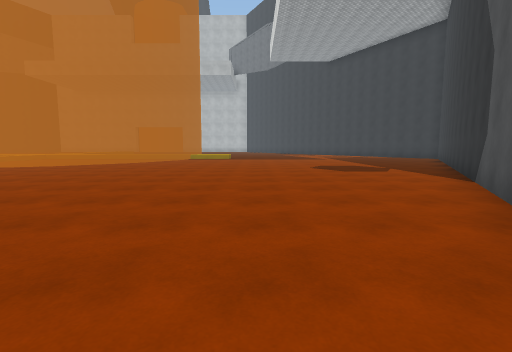
view 1 (above)

17 first-person views from a walk through a scene from a Unity 3-D project. The camera is 1.3 m above the floor, tilts 6° down and sees 85° across. The floor is counted in squares, 2 m on a side. Each view is taken from the middle of a square. On the plan, view 1 faces up. The plan holds only what a view shows up to about 9 squares ahead; the rest is blank. The place goes on beyond the plan. The player character is not drawn. Surface patterns are stand-ins for the level's own textures.

view 2
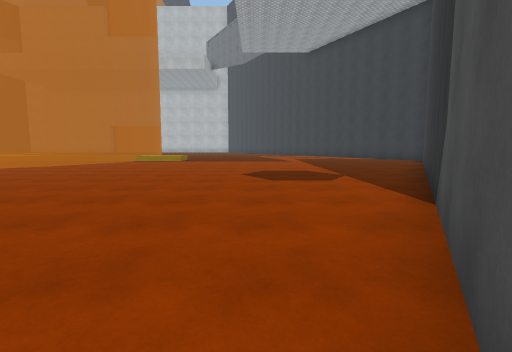

view 3
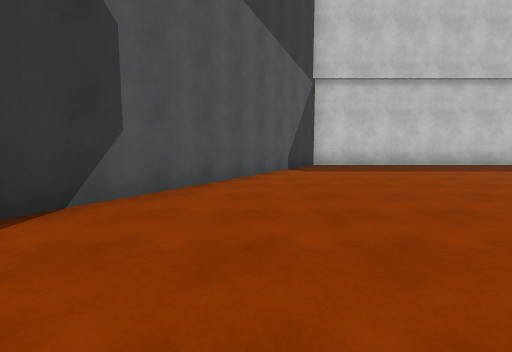

view 4
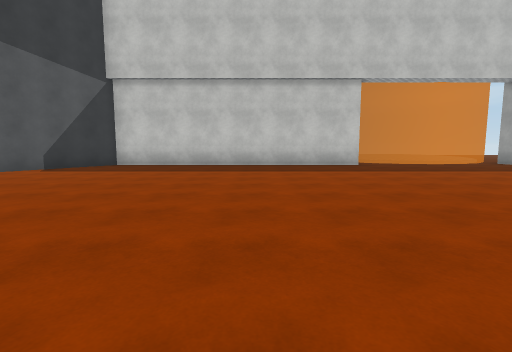

view 5
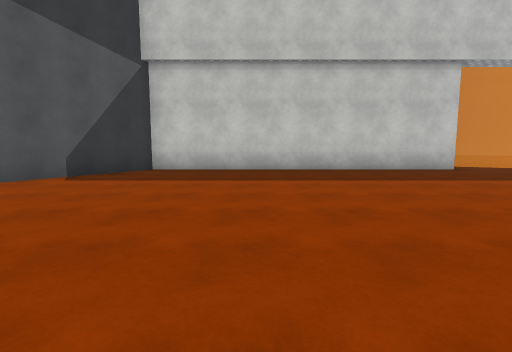

view 6
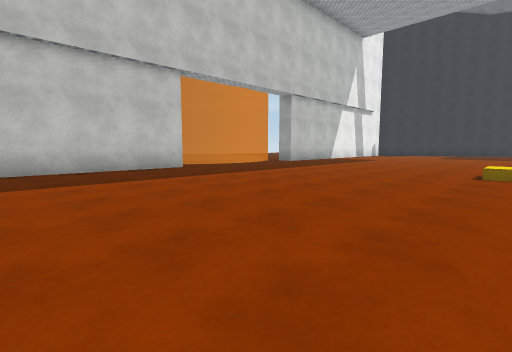

view 7
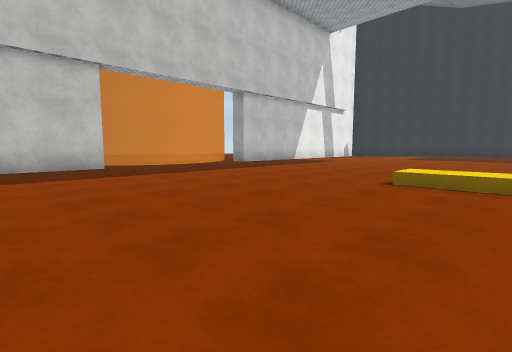

view 8
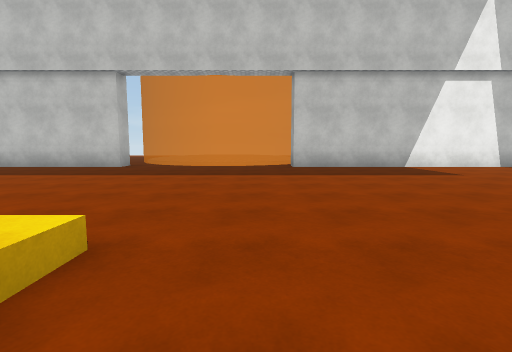

view 9
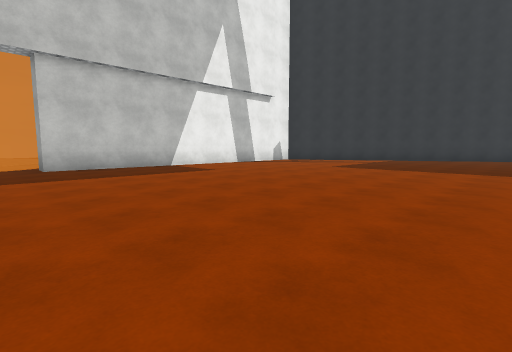

view 10
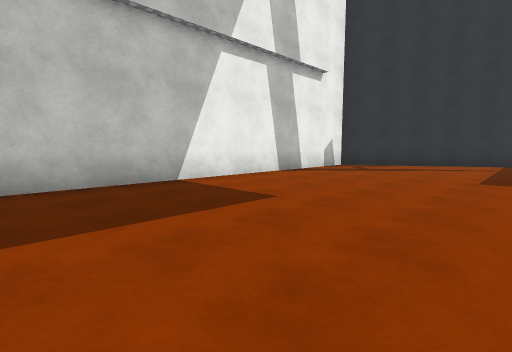

view 11
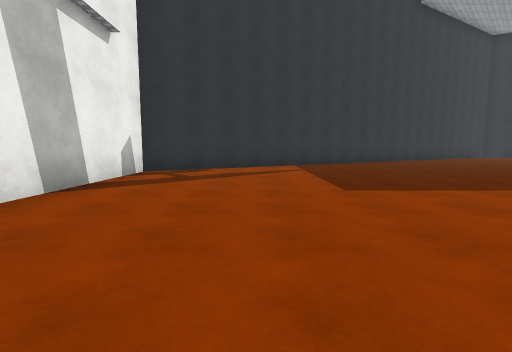

view 12
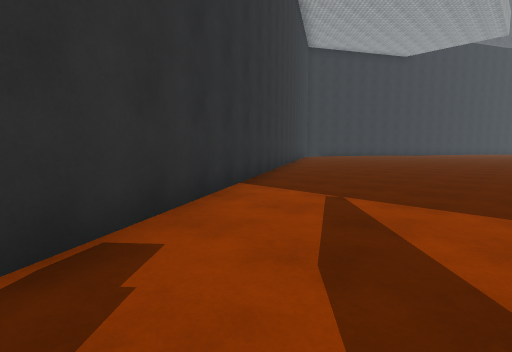

view 13
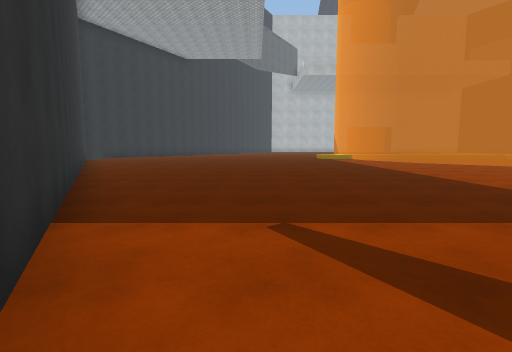

view 14
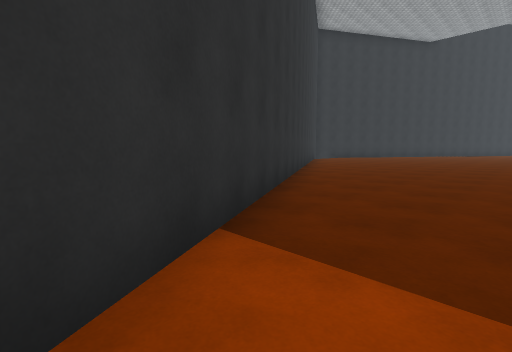

view 15
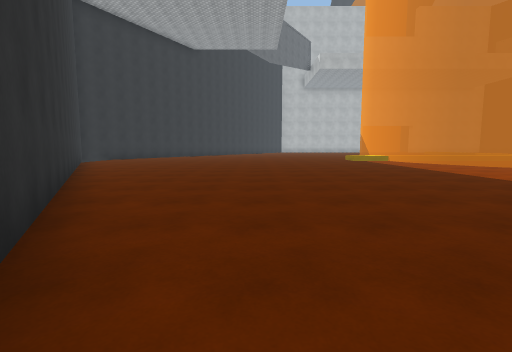

view 16
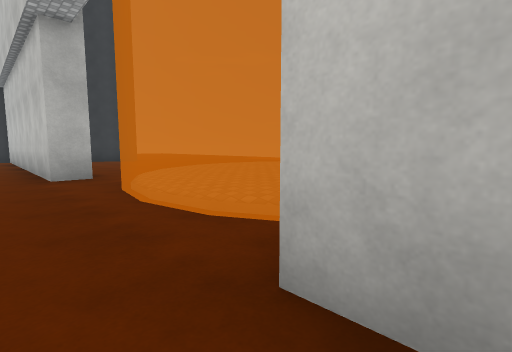

view 17
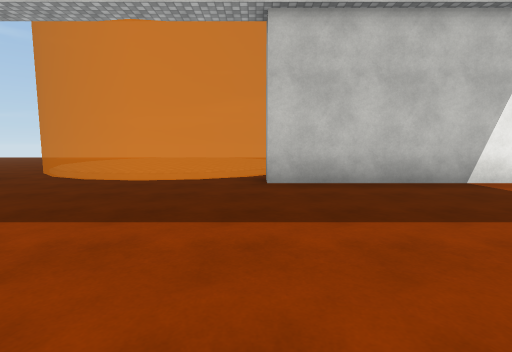

### Floor plan
Points are (right, up) in squares from view 1. A wall is a line through its corners. A room is listed if a view was taken in it or the views show most of it. See-through windows are left out.
Room 1 (views 1, 2, 3, 4, 5, 6, 7, 8, 9, 10, 11, 12, 13, 14, 15, 16, 17)
walls: (-8.7, -2.8) (-8.7, -2) (0, -2) (7.3, 10.7); (-31.8, 11) (-24.3, -2) (-14.2, -2) (-14.2, -2.6)
low walls: (-13.6, -3.1) (-12.7, -2.7) (-11.7, -2.5) (-10.6, -2.7)
ways out: opening at (-8, -3)

Positions as (right, up) in squares from view 1, and headings:
1: (0, 0), facing up
2: (2, 2), facing up
3: (2, 8), facing down
4: (-5, 8), facing down
5: (-3, 6), facing down
6: (-4, 6), facing down-left
7: (-6, 7), facing down-left
8: (-13, 7), facing down
9: (-13, 7), facing down-left
10: (-15, 3), facing down-left
11: (-17, 1), facing left
12: (-23, -1), facing up-left
13: (-25, 0), facing up
14: (-25, 1), facing up-left
15: (-26, 2), facing up
16: (-15, -1), facing down-right
17: (-14, 3), facing down
